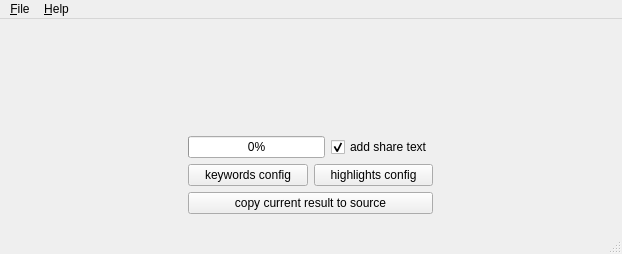
<?xml version="1.0" encoding="UTF-8"?>
<ui version="4.0">
 <class>MainFrame</class>
 <widget class="QMainWindow" name="MainFrame">
  <property name="geometry">
   <rect>
    <x>0</x>
    <y>0</y>
    <width>622</width>
    <height>254</height>
   </rect>
  </property>
  <property name="windowTitle">
   <string>SkFunTips</string>
  </property>
  <property name="windowIcon">
   <iconset resource="../r.qrc">
    <normaloff>:/tubiao.ico</normaloff>:/tubiao.ico</iconset>
  </property>
  <widget class="QWidget" name="centralwidget">
   <layout class="QVBoxLayout" name="verticalLayout_2">
    <item>
     <layout class="QHBoxLayout" name="horizontalLayout_zhuYao">
      <item>
       <layout class="QVBoxLayout" name="verticalLayout">
        <item>
         <spacer name="verticalSpacer">
          <property name="orientation">
           <enum>Qt::Vertical</enum>
          </property>
          <property name="sizeHint" stdset="0">
           <size>
            <width>20</width>
            <height>40</height>
           </size>
          </property>
         </spacer>
        </item>
        <item>
         <widget class="QWidget" name="widget" native="true">
          <property name="maximumSize">
           <size>
            <width>263</width>
            <height>16777215</height>
           </size>
          </property>
          <layout class="QVBoxLayout" name="verticalLayout_3">
           <item>
            <layout class="QHBoxLayout" name="horizontalLayout_3">
             <item>
              <widget class="QProgressBar" name="progressBar">
               <property name="maximumSize">
                <size>
                 <width>263</width>
                 <height>16777215</height>
                </size>
               </property>
               <property name="value">
                <number>0</number>
               </property>
              </widget>
             </item>
             <item>
              <widget class="QCheckBox" name="checkBox_tuiGuang">
               <property name="text">
                <string>add share text</string>
               </property>
               <property name="checked">
                <bool>true</bool>
               </property>
              </widget>
             </item>
            </layout>
           </item>
           <item>
            <layout class="QHBoxLayout" name="horizontalLayout_2">
             <item>
              <widget class="QPushButton" name="pushButton_guanJianCiKu">
               <property name="text">
                <string>keywords config</string>
               </property>
              </widget>
             </item>
             <item>
              <widget class="QPushButton" name="pushButton_gaoLiangCiKu">
               <property name="text">
                <string>highlights config</string>
               </property>
              </widget>
             </item>
            </layout>
           </item>
           <item>
            <widget class="QPushButton" name="pushButton_again">
             <property name="maximumSize">
              <size>
               <width>263</width>
               <height>16777215</height>
              </size>
             </property>
             <property name="text">
              <string>copy current result to source</string>
             </property>
            </widget>
           </item>
          </layout>
         </widget>
        </item>
       </layout>
      </item>
     </layout>
    </item>
   </layout>
  </widget>
  <widget class="QMenuBar" name="menubar">
   <property name="geometry">
    <rect>
     <x>0</x>
     <y>0</y>
     <width>622</width>
     <height>17</height>
    </rect>
   </property>
   <widget class="QMenu" name="menu">
    <property name="title">
     <string>&amp;File</string>
    </property>
    <addaction name="action_quit"/>
   </widget>
   <widget class="QMenu" name="menu_2">
    <property name="title">
     <string>&amp;Help</string>
    </property>
    <addaction name="action_help"/>
    <addaction name="action_about"/>
   </widget>
   <addaction name="menu"/>
   <addaction name="menu_2"/>
  </widget>
  <widget class="QStatusBar" name="statusbar"/>
  <action name="action_daKai">
   <property name="text">
    <string>打开</string>
   </property>
  </action>
  <action name="action_help">
   <property name="text">
    <string>H&amp;elp</string>
   </property>
  </action>
  <action name="action_about">
   <property name="text">
    <string>&amp;About</string>
   </property>
  </action>
  <action name="action_quit">
   <property name="text">
    <string>&amp;Quit</string>
   </property>
  </action>
 </widget>
 <resources>
  <include location="../r.qrc"/>
 </resources>
 <connections/>
</ui>
